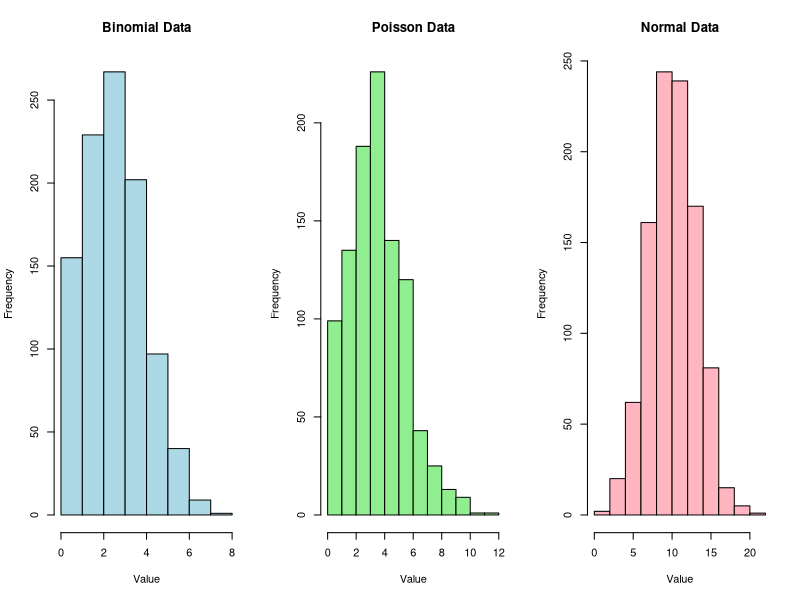

Generate this figure with R:
# E2-4: MLE for Binomial, Poisson and Normal Distributions

set.seed(123)

# -------------------------------
# Binomial MLE
# -------------------------------

bin_data <- rbinom(1000, size = 10, prob = 0.3)

p_hat <- mean(bin_data) / 10

cat("Binomial MLE (p_hat):", p_hat,
    " (True p = 0.3)\n")


# -------------------------------
# Poisson MLE
# -------------------------------

pois_data <- rpois(1000, lambda = 4)

lambda_hat <- mean(pois_data)

cat("Poisson MLE (lambda_hat):", lambda_hat,
    " (True lambda = 4)\n")


# -------------------------------
# Normal MLE
# -------------------------------

norm_data <- rnorm(1000, mean = 10, sd = 3)

mu_hat <- mean(norm_data)

var_hat <- mean((norm_data - mu_hat)^2)

cat("Normal MLE (mu_hat):", mu_hat,
    " (True mu = 10)\n")

cat("Normal MLE (var_hat):", var_hat,
    " (True var = 9)\n")


# -------------------------------
# Create PDF
# -------------------------------

pdf("E2_4.pdf", width = 12, height = 5)

# Divide the page into 3 graphs
par(mfrow = c(1, 3))

# Binomial graph
hist(bin_data,
     col = "lightblue",
     main = "Binomial Data",
     xlab = "Value")

# Poisson graph
hist(pois_data,
     col = "lightgreen",
     main = "Poisson Data",
     xlab = "Value")

# Normal graph
hist(norm_data,
     col = "lightpink",
     main = "Normal Data",
     xlab = "Value")

# Close PDF
dev.off()









# E2-4: MLE for Binomial, Poisson and Normal Distributions

# set.seed(123)

# # Binomial MLE
# bin_data <- rbinom(1000, size = 10, prob = 0.3)

# p_hat <- mean(bin_data) / 10

# cat("Binomial MLE (p_hat):", p_hat,
#     " (True p = 0.3)\n")


# # Poisson MLE
# pois_data <- rpois(1000, lambda = 4)

# lambda_hat <- mean(pois_data)

# cat("Poisson MLE (lambda_hat):", lambda_hat,
#     " (True lambda = 4)\n")


# # Normal MLE
# norm_data <- rnorm(1000, mean = 10, sd = 3)

# mu_hat <- mean(norm_data)

# var_hat <- mean((norm_data - mu_hat)^2)

# cat("Normal MLE (mu_hat):", mu_hat,
#     " (True mu = 10)\n")

# cat("Normal MLE (var_hat):", var_hat,
#     " (True var = 9)\n")


# # Show 3 graphs in RStudio
# par(mfrow = c(1, 3))

# # Binomial
# hist(bin_data,
#      col = "lightblue",
#      main = "Binomial Data",
#      xlab = "Value")

# # Poisson
# hist(pois_data,
#      col = "lightgreen",
#      main = "Poisson Data",
#      xlab = "Value")

# # Normal
# hist(norm_data,
#      col = "lightpink",
#      main = "Normal Data",
#      xlab = "Value")

# # Reset graph layout
# par(mfrow = c(1, 1))
